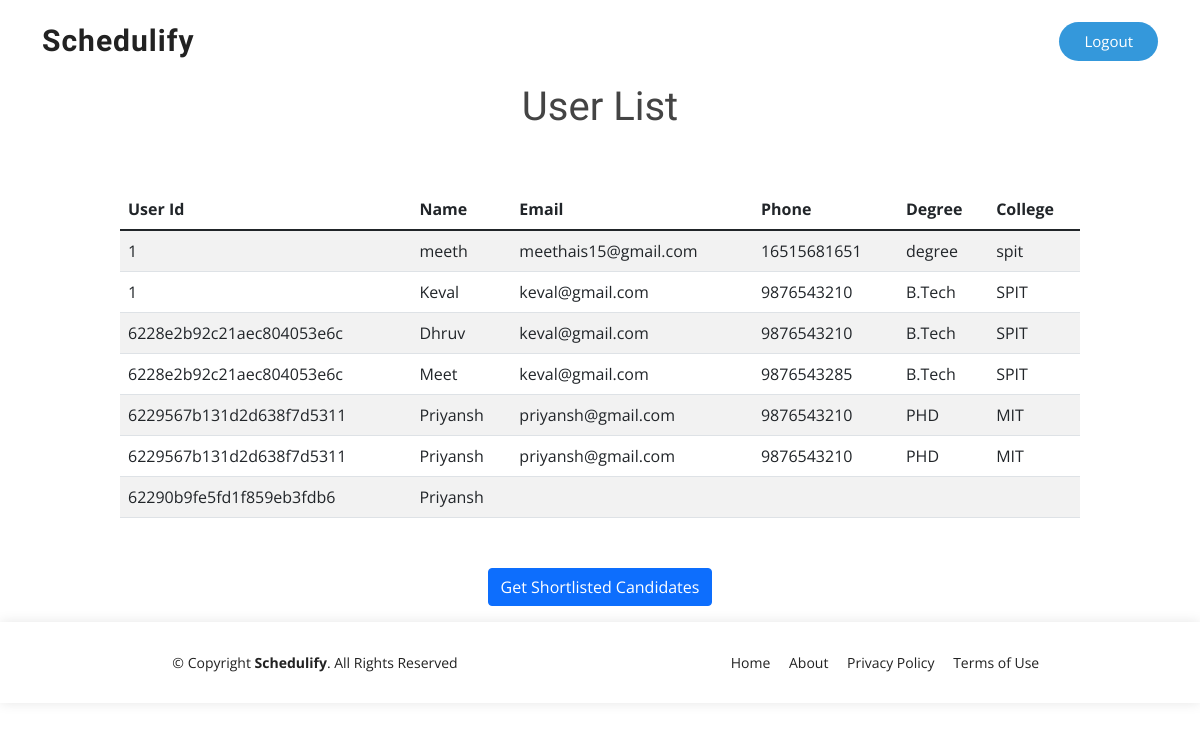
Before: /employee-main with the older database file.
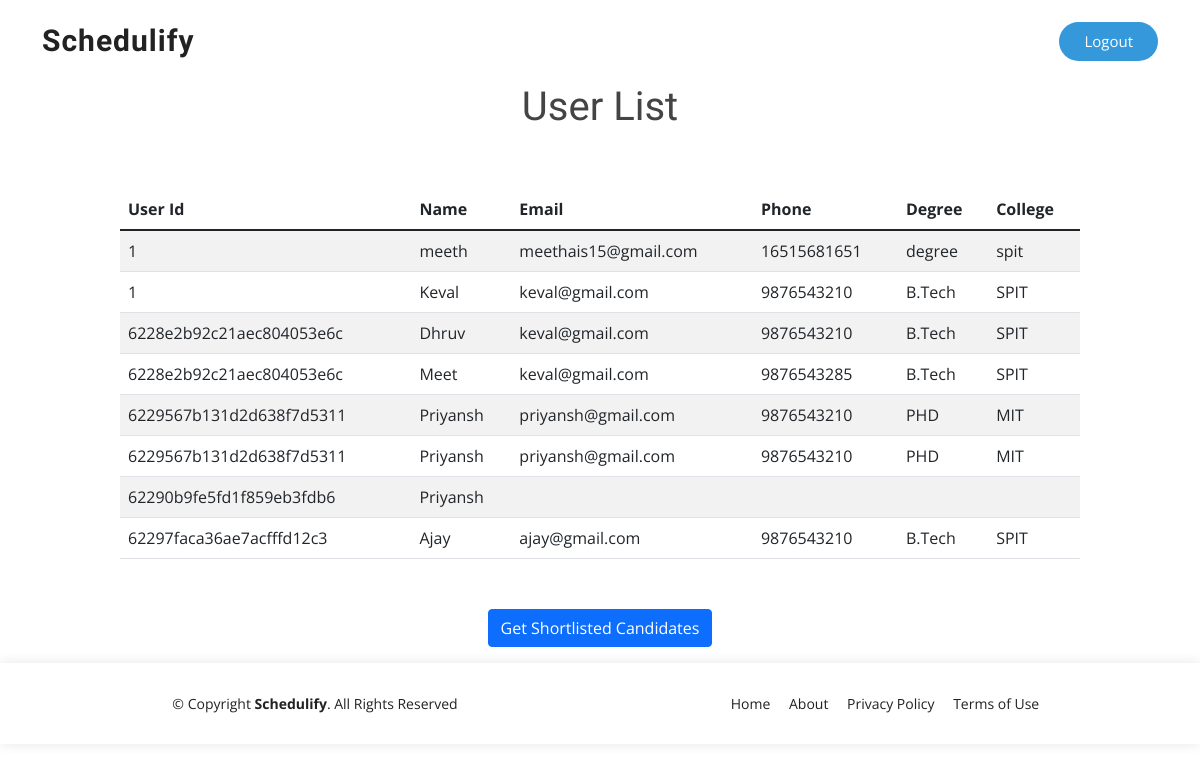
After: the same page with the newer database file.
### models.py (models this page shows)
class User_Info(db.Model):
    id = db.Column(db.Integer, primary_key=True)
    name = db.Column(db.String(100), nullable=True)
    email=db.Column(db.String(150),nullable=True)
    phone = db.Column(db.String(10),nullable=True)
    age = db.Column(db.String(2),nullable=True)
    address = db.Column(db.String(80),nullable=True)
    degree = db.Column(db.String(200),nullable=True)
    college = db.Column(db.String(100),nullable=True)
    clg_time = db.Column(db.String(15),nullable=True)
    cgpa = db.Column(db.String(3),nullable=True)
    cmpy_name = db.Column(db.String(100),nullable=True)
    cmpy_position = db.Column(db.String(100),nullable=True)
    cmpy_time = db.Column(db.String(100),nullable=True)
    cmpy_work = db.Column(db.String(100),nullable=True)
    skills_1 = db.Column(db.String(100),nullable=True)
    skills_2 = db.Column(db.String(100),nullable=True)
    skills_3 = db.Column(db.String(100),nullable=True)
    skills_4 = db.Column(db.String(100),nullable=True)
    skills_5 = db.Column(db.String(100),nullable=True)
    user_id = db.Column(db.Integer, db.ForeignKey('user.id'))

### app.py (the view)
@app.route('/employee-main')
def employee_main():
    res, res2 = get_shortlisted()
    return render_template('employee_main.html', text='User List', data=res)

### app.py (called while the page is built)
def get_shortlisted():
    import random
    res = User_Info.query.all()
    res2 = res[:]
    random.shuffle(res)
    return [res2, res]

### templates/employee_main.html (shortened to what this page needs)
<!DOCTYPE html>
<html lang="en">
<head>
  <link rel="stylesheet" href="{{ url_for('static', filename='vendor/aos/aos.css') }}" />
  <link rel="stylesheet" href="{{ url_for('static', filename='vendor/bootstrap/css/bootstrap.min.css') }}" />
  <link rel="stylesheet" href="{{ url_for('static', filename='vendor/bootstrap-icons/bootstrap-icons.css') }}" />
  <link rel="stylesheet" href="{{ url_for('static', filename='vendor/boxicons/css/boxicons.min.css') }}" />
  <link rel="stylesheet" href="{{ url_for('static', filename='vendor/glightbox/css/glightbox.min.css') }}" />
  <link rel="stylesheet" href="{{ url_for('static', filename='vendor/remixicon/remixicon.css') }}" />
  <link rel="stylesheet" href="{{ url_for('static', filename='vendor/swiper/swiper-bundle.min.css') }}" />
  <link rel="stylesheet" href="{{ url_for('static', filename='css/index_style.css') }}" />
</head>
<body>
  <header id="header" class="d-flex align-items-center">
    <div class="container d-flex align-items-center justify-content-between">
      <div class="logo">
        <h1><a href="index.html">Schedulify</a></h1>
      </div>
      <nav id="navbar" class="navbar">
        <ul>
          <li><a class="getstarted scrollto" href="{{ url_for('recruiter_login') }}">Logout</a></li>
        </ul>
      </nav>
    </div>
  </header>
  <h1 align="center"> {{ text }} </h1>
  <div class="d-flex justify-content-center">
    <table class="table table-striped" style="width: 80%; margin: 50px 0;">
         <thead  class="thead-dark">
            <tr>
                <th>User Id</th>
               <th>Name</th>
               <th>Email</th>
               <th>Phone</th>
                <th>Degree</th>
                <th>College</th>
            </tr>
         </thead>
         <tbody>
            {% for candidate in data %}
               <tr>
                    <td>{{ candidate.user_id }}</td>
                  <td>{{ candidate.name }}</td>
                  <td> {{ candidate.email }}</td>
                  <td> {{ candidate.phone }}</td>
                  <td> {{ candidate.degree}}</td>
                   <td> {{ candidate.college }}</td>
               </tr>
            {% endfor %}
         </tbody>
      </table>
      </div>
      {% if text == 'User List' %}
        <div class="info d-flex justify-content-center align-items-center flex-column">
          <a class="btn btn-primary mb-3" href="{{ url_for('employeee_main') }}"> Get Shortlisted Candidates </a>
        </div>
      {% else %}
      <div class="info d-flex justify-content-center align-items-center flex-column">
        <a class="btn btn-primary mb-3" href="{{ url_for('schedule_meeting') }}"> Schedule Meeting </a>
      </div>
      {% endif %}
    <footer id="footer">
        <div class="container">
          <div class="row d-flex align-items-center">
            <div class="col-lg-6 text-lg-left text-center">
              <div class="copyright">
                &copy; Copyright <strong>Schedulify</strong>. All Rights Reserved
              </div>
            </div>
            <div class="col-lg-6">
              <nav class="footer-links text-lg-right text-center pt-2 pt-lg-0">
                <a href="#intro" class="scrollto">Home</a>
                <a href="#about" class="scrollto">About</a>
                <a href="javascript:void(0)">Privacy Policy</a>
                <a href="javascript:void(0)">Terms of Use</a>
              </nav>
            </div>
          </div>
        </div>
      </footer>
    </body>
    </html>

### static/css/index_style.css (style rules this page uses)
body { font-family: "Open Sans", sans-serif; color: #444444; }
a { color: #3498db; text-decoration: none; }
h1, h2, h3, h4, h5, h6 { font-family: "Raleway", sans-serif; }
#header { z-index: 997; transition: all 0.5s; padding: 22px 0; background: #fff; }
#header .logo h1 { font-size: 30px; margin: 0; padding: 0; line-height: 1; font-weight: 700; letter-spacing: 1px; }
#header .logo h1 a, #header .logo h1 a:hover { color: #222222; text-decoration: none; }
.navbar { padding: 0; }
.navbar ul { margin: 0; padding: 0; display: flex; list-style: none; align-items: center; }
.navbar li { position: relative; }
.navbar a, .navbar a:focus { display: flex; align-items: center; justify-content: space-between; padding: 10px 0 10px 30px; font-size: 15px; font-weight: 400; color: #555555; white-space: nowrap; transition: 0.3s; }
.navbar .getstarted, .navbar .getstarted:focus { background: #3498db; padding: 8px 25px; margin-left: 30px; border-radius: 50px; color: #fff; }
#footer { background: #fff; box-shadow: 0px 0px 12px 0px rgba(0, 0, 0, 0.1); padding: 30px 0; color: #222222; font-size: 14px; }
#footer .footer-links a { color: #222222; padding-left: 15px; }
#footer .footer-links a:first-child { padding-left: 0; }

Changed rows visible on the page:
added User_Info: user_id "62297faca36ae7acfffd12c3", name "Ajay", email "ajay@gmail.com", phone "9876543210", degree "B.Tech", college "SPIT"
